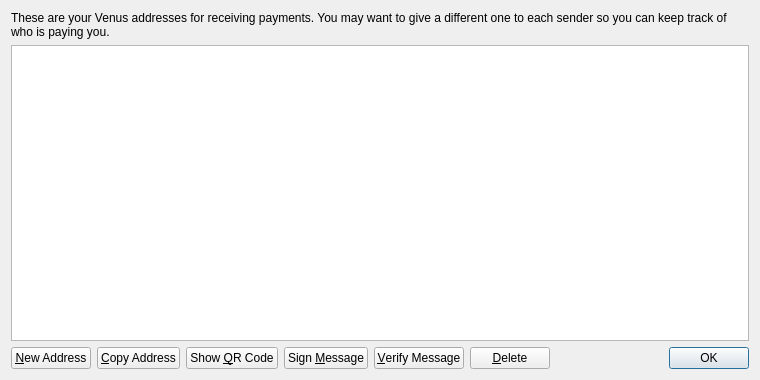
<?xml version="1.0" encoding="UTF-8"?>
<ui version="4.0">
 <class>AddressBookPage</class>
 <widget class="QWidget" name="AddressBookPage">
  <property name="geometry">
   <rect>
    <x>0</x>
    <y>0</y>
    <width>760</width>
    <height>380</height>
   </rect>
  </property>
  <property name="windowTitle">
   <string>Address Book</string>
  </property>
  <layout class="QVBoxLayout" name="verticalLayout">
   <item>
    <widget class="QLabel" name="labelExplanation">
     <property name="text">
      <string>These are your Venus addresses for receiving payments. You may want to give a different one to each sender so you can keep track of who is paying you.</string>
     </property>
     <property name="textFormat">
      <enum>Qt::PlainText</enum>
     </property>
     <property name="wordWrap">
      <bool>true</bool>
     </property>
    </widget>
   </item>
   <item>
    <widget class="QTableView" name="tableView">
     <property name="contextMenuPolicy">
      <enum>Qt::CustomContextMenu</enum>
     </property>
     <property name="toolTip">
      <string>Double-click to edit address or label</string>
     </property>
     <property name="tabKeyNavigation">
      <bool>false</bool>
     </property>
     <property name="selectionMode">
      <enum>QAbstractItemView::SingleSelection</enum>
     </property>
     <property name="selectionBehavior">
      <enum>QAbstractItemView::SelectRows</enum>
     </property>
     <property name="sortingEnabled">
      <bool>true</bool>
     </property>
     <attribute name="verticalHeaderVisible">
      <bool>false</bool>
     </attribute>
    </widget>
   </item>
   <item>
    <layout class="QHBoxLayout" name="horizontalLayout">
     <item>
      <widget class="QPushButton" name="newAddressButton">
       <property name="toolTip">
        <string>Create a new address</string>
       </property>
       <property name="text">
        <string>&amp;New Address</string>
       </property>
      </widget>
     </item>
     <item>
      <widget class="QPushButton" name="copyToClipboard">
       <property name="toolTip">
        <string>Copy the currently selected address to the system clipboard</string>
       </property>
       <property name="text">
        <string>&amp;Copy Address</string>
       </property>
      </widget>
     </item>
     <item>
      <widget class="QPushButton" name="showQRCode">
       <property name="text">
        <string>Show &amp;QR Code</string>
       </property>
      </widget>
     </item>
     <item>
      <widget class="QPushButton" name="signMessage">
       <property name="toolTip">
        <string>Sign a message to prove you own a Venus address</string>
       </property>
       <property name="text">
        <string>Sign &amp;Message</string>
       </property>
      </widget>
     </item>
     <item>
      <widget class="QPushButton" name="verifyMessage">
       <property name="toolTip">
        <string>Verify a message to ensure it was signed with a specified Venus address</string>
       </property>
       <property name="text">
        <string>&amp;Verify Message</string>
       </property>
      </widget>
     </item>
     <item>
      <widget class="QPushButton" name="deleteButton">
       <property name="toolTip">
        <string>Delete the currently selected address from the list</string>
       </property>
       <property name="text">
        <string>&amp;Delete</string>
       </property>
      </widget>
     </item>
     <item>
      <spacer name="horizontalSpacer">
       <property name="orientation">
        <enum>Qt::Horizontal</enum>
       </property>
       <property name="sizeHint" stdset="0">
        <size>
         <width>40</width>
         <height>20</height>
        </size>
       </property>
      </spacer>
     </item>
     <item>
      <widget class="QDialogButtonBox" name="buttonBox">
       <property name="sizePolicy">
        <sizepolicy hsizetype="Maximum" vsizetype="Fixed">
         <horstretch>0</horstretch>
         <verstretch>0</verstretch>
        </sizepolicy>
       </property>
       <property name="standardButtons">
        <set>QDialogButtonBox::Ok</set>
       </property>
      </widget>
     </item>
    </layout>
   </item>
  </layout>
 </widget>
 <resources>
  <include location="../bitcoin.qrc"/>
 </resources>
 <connections/>
</ui>
